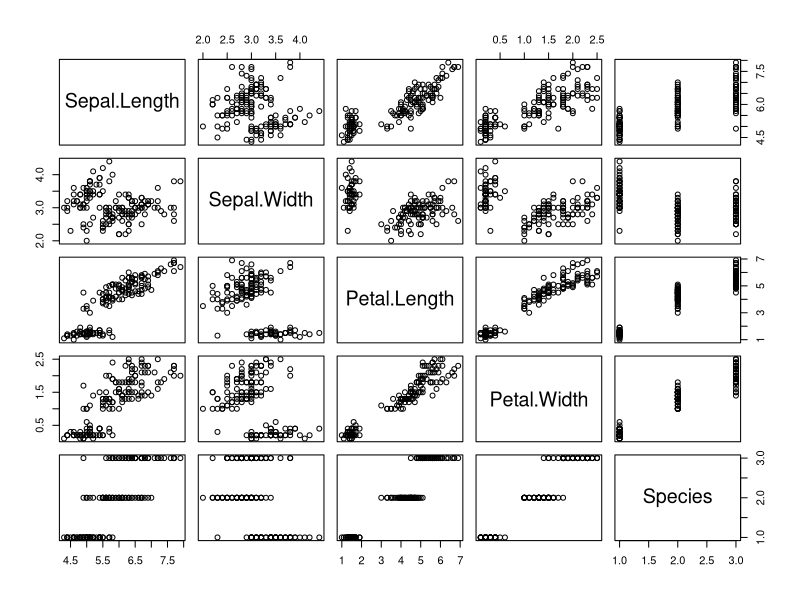
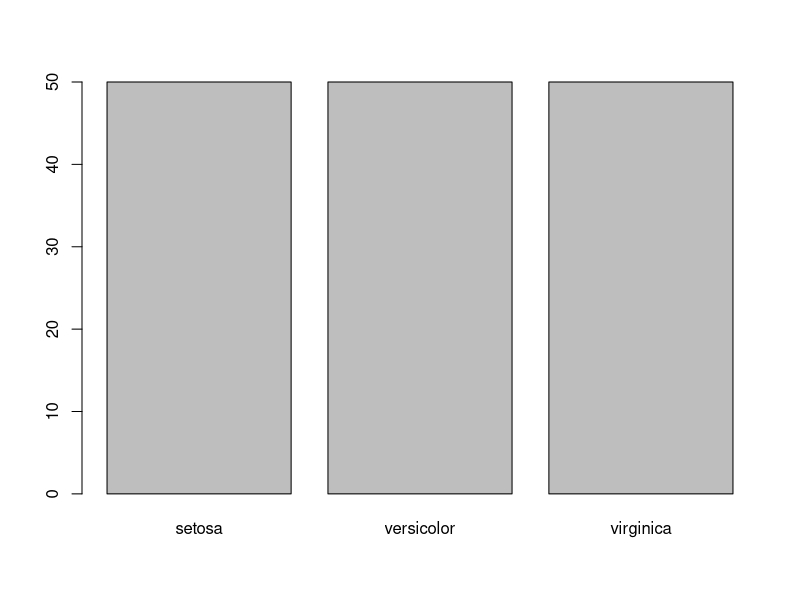
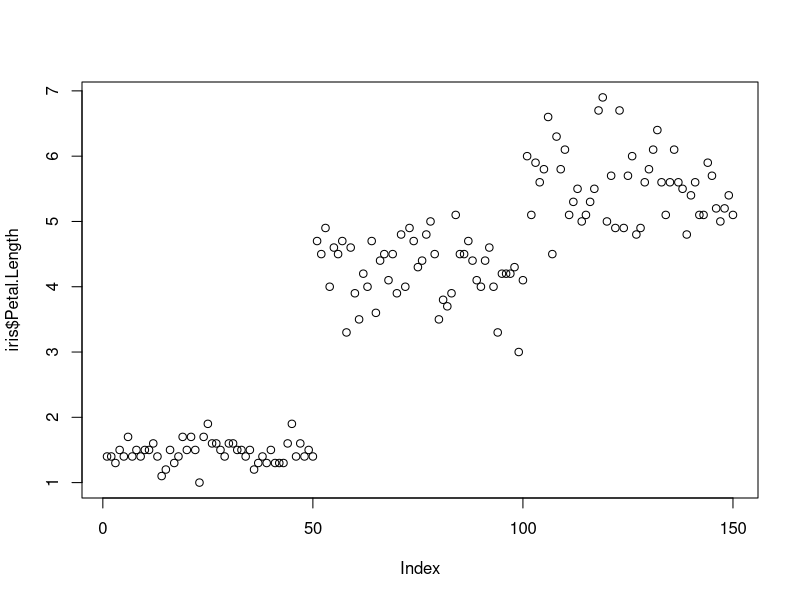
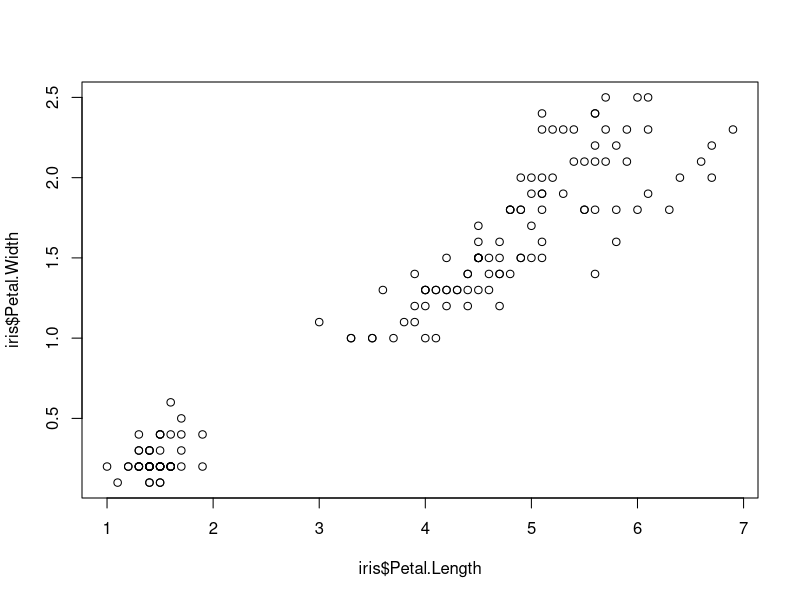
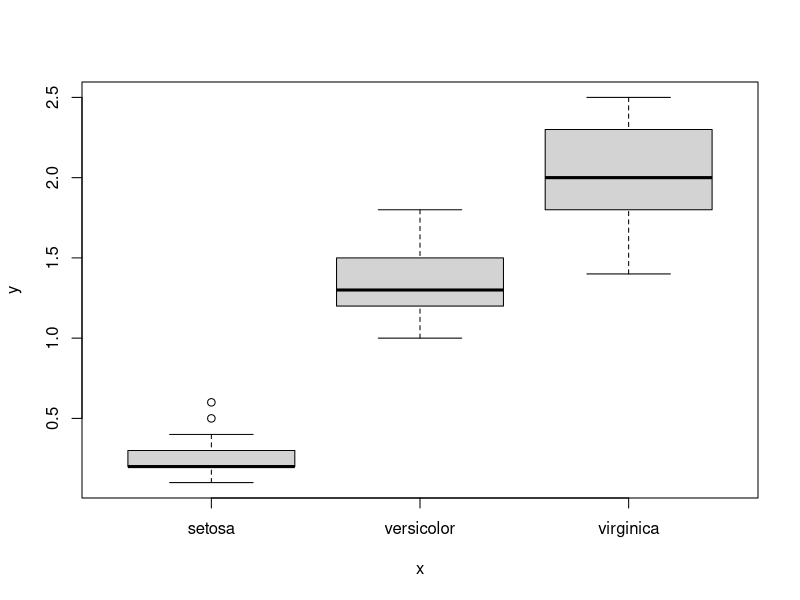
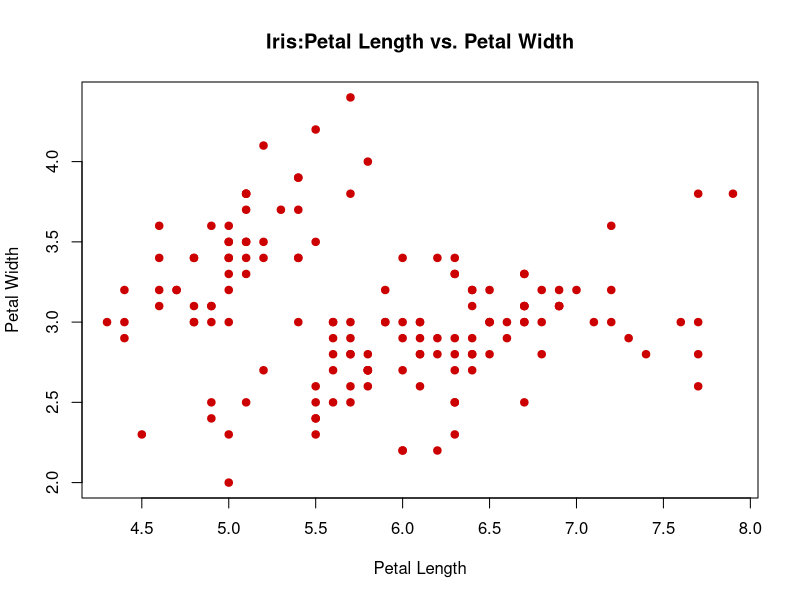
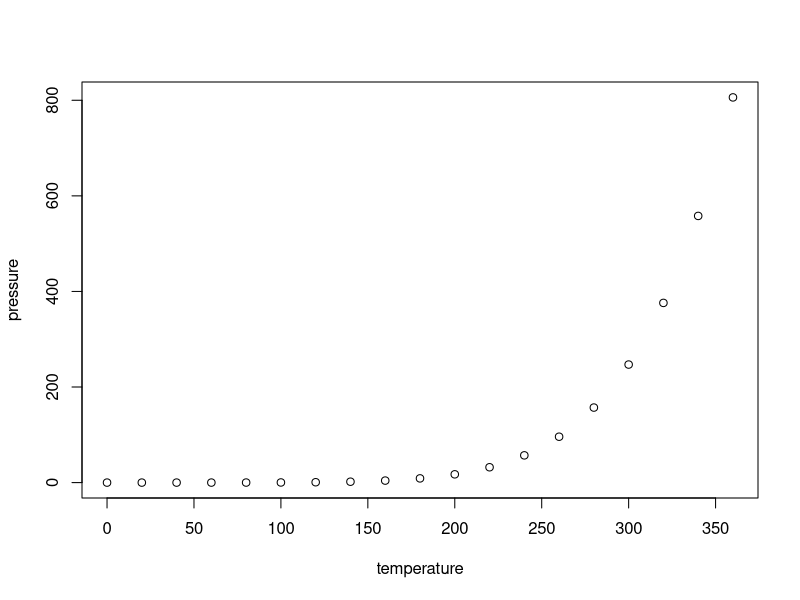

R code for these plots, in order:
## ---- chunk 1
knitr::opts_chunk$set(echo = TRUE)
## ---- chunk 2
library(datasets)
## ---- chunk 3
head(iris)
## ---- chunk 4
str(iris)
## ---- chunk 5
tail(iris)
## ---- chunk 6
dim(iris)
## ---- chunk 7
plot(iris)
## ---- chunk 8
plot(iris$Species)
## ---- chunk 9
plot(iris$Petal.Length)
## ---- chunk 10
plot(iris$Petal.Length,iris$Petal.Width)
## ---- chunk 11
plot(iris$Species,iris$Petal.Width)
## ---- chunk 12
plot(iris$Sepal.Length,iris$Sepal.Width,
     col = '#CC0000',
     pch = 19,
     main =  "Iris:Petal Length vs. Petal Width",
     xlab = "Petal Length",
     ylab = "Petal Width")
## ---- chunk 13
summary(cars)
## ---- chunk 14
plot(pressure)
